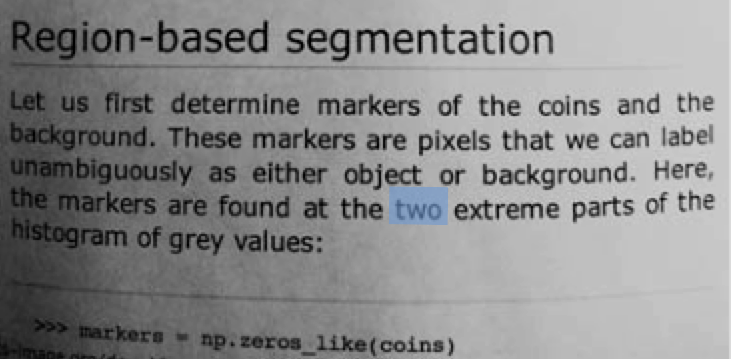
#> input picture code/document.png, 731 x 359 px
$ jupyter execute thresholding2.ipynb
#> lines starting #> are read from the running program, lines starting #| are printed output that depends on the picture; after the words box and inside, x2 and y2 are one past the last pixel; in counts of white or black regions, pixels touching at a corner belong together; long printed decimals are rounded
# <center> **Thresholding Methods 2** </center>
## <font size=4> **Visión por Computadora 2025** </font> <font color=gray size=4> -- Alan Reyes-Figueroa </font>

[cell 1]
import numpy as np
import matplotlib.pyplot as plt
import skimage as ski

[cell 2]
from skimage.filters.thresholding import threshold_isodata, threshold_li, threshold_local, threshold_mean, threshold_minimum, threshold_multiotsu, threshold_niblack, threshold_otsu, threshold_sauvola, threshold_triangle

## Thresholding methods

[cell 3]
#I = plt.imread('rice.jpg')
I = plt.imread('document.png')
#> I is the input picture: shape (359, 731, 4) float32; mean R, G, B, A 0.54, 0.541, 0.542, 1
I.shape
#> Out = (359, 731, 4)

[cell 4]
I = I[:,:,:3]
#> I: shape (359, 731, 3) float32

[cell 5]
I = ski.color.rgb2gray(I)
#> I: shape (359, 731) float32
I.shape
#> Out = (359, 731)

[cell 6]
print(I.min(), I.max())
#| 0.0 0.8588

[cell 7]
I = (I * 255).astype(np.uint8)

[cell 8]
h = np.histogram(I, bins=256)

[cell 9]
pixnum = I.shape[0] * I.shape[1]
#> pixnum = 262429
pixnum
#> Out = 262429

[cell 10]
plt.figure(figsize=(12,4))
plt.subplot(1,3,1)
plt.imshow(I, cmap='gray', vmin=0, vmax=255)
plt.subplot(1,3,2)
plt.title('Histogram')
plt.plot(h[1][1:], h[0])
plt.plot(h[1][1:], h[0].cumsum())
plt.subplot(1,3,3)
plt.title('Normalized Histogram')
#plt.plot(h[1][1:], h[0] / pixnum)
plt.plot(h[1][1:], h[0] / h[0].max())
plt.plot(h[1][1:], h[0].cumsum() / pixnum)
plt.show()
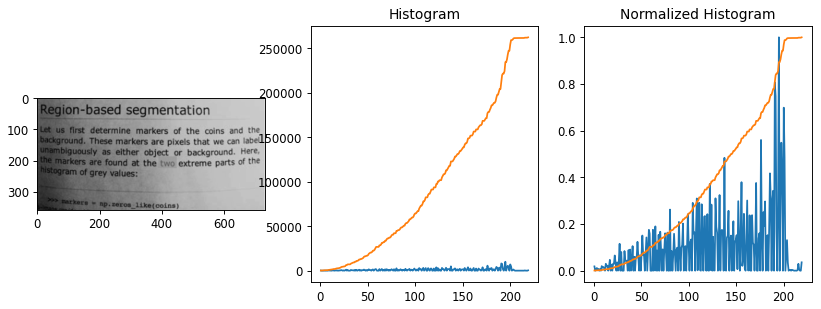
#> figure drawn by matplotlib, 3 panels; panel 2: curve peaks at x = 195, y = 10058; panel 2: curve peaks at x = 219, y = 262429; panel 3: curve peaks at x = 195, y = 1; panel 3: curve peaks at x = 219, y = 1

[cell 11]
th = 140
NewI = I.copy()
NewI[I < th] = 0
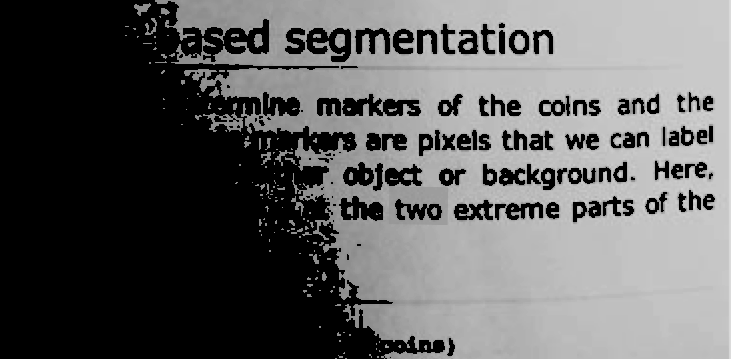
#> NewI: shape (359, 731); min 0, max 219, mean 95.2
NewI[I >= th] = 255
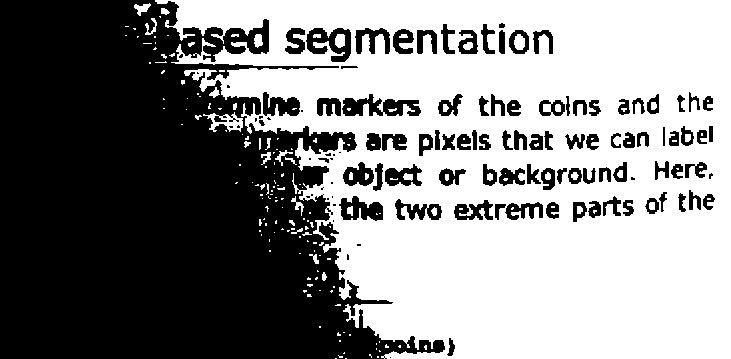
#> NewI: shape (359, 731); 53.2% white; 114 black regions (27 under 20 px), largest, box (x1, y1, x2, y2) and area: (0, 0, 445, 359) 105390, (342, 94, 421, 116) 989, (306, 28, 351, 62) 865

[cell 12]
NewI.shape
#> Out = (359, 731)

[cell 13]
plt.figure(figsize=(9,4))
plt.subplot(1,2,1)
plt.title('Original Image')
plt.imshow(I, cmap='gray')
plt.subplot(1,2,2)
plt.title('Binarized Image')
plt.imshow(NewI, cmap='gray')
plt.show()
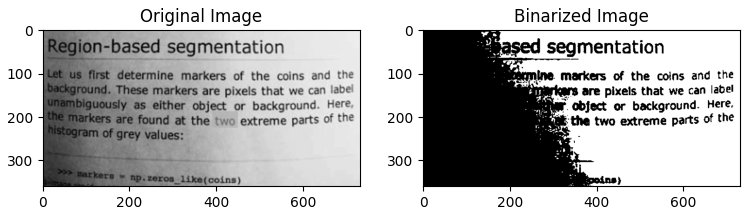
#> figure drawn by matplotlib, 2 panels

## Otsu

[cell 14]
th = threshold_otsu(I)
#> th = 129
Ith = 255 * (I >= th).astype(np.uint8)
#> Ith: shape (359, 731); 60% white; 152 black regions (35 under 20 px), largest, box (x1, y1, x2, y2) and area: (0, 0, 379, 359) 81986, (252, 127, 356, 151) 1406, (186, 92, 260, 122) 1077
print(th)
#| 129

[cell 15]
plt.figure(figsize=(9,4))
plt.subplot(1,2,1)
plt.imshow(I, cmap='gray', vmin=0, vmax=255)
plt.subplot(1,2,2)
plt.imshow(Ith, cmap='gray', vmin=0, vmax=255)
plt.show()

## Li

[cell 16]
th = threshold_li(I)
#> th = 117.9
Ith = 255 * (I >= th).astype(np.uint8)
#> Ith: shape (359, 731); 65.2% white; 166 black regions (39 under 20 px), largest, box (x1, y1, x2, y2) and area: (0, 0, 339, 359) 67169, (187, 94, 260, 114) 904, (252, 160, 300, 184) 721
print(th)
#| 117.861

[cell 17]
plt.figure(figsize=(9,4))
plt.subplot(1,2,1)
plt.imshow(I, cmap='gray', vmin=0, vmax=255)
plt.subplot(1,2,2)
plt.imshow(Ith, cmap='gray', vmin=0, vmax=255)
plt.show()

## Isodata

[cell 18]
th = threshold_isodata(I)
#> th = 127
Ith = 255 * (I >= th).astype(np.uint8)
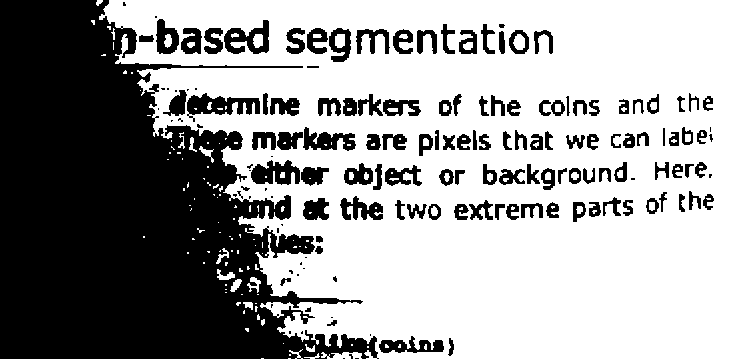
#> Ith: shape (359, 731); 61.2% white; 155 black regions (39 under 20 px), largest, box (x1, y1, x2, y2) and area: (0, 0, 379, 359) 79308, (187, 93, 260, 122) 1032, (251, 160, 300, 185) 808
print(th)
#| 127

[cell 19]
plt.figure(figsize=(9,4))
plt.subplot(1,2,1)
plt.imshow(I, cmap='gray', vmin=0, vmax=255)
plt.subplot(1,2,2)
plt.imshow(Ith, cmap='gray', vmin=0, vmax=255)
plt.show()

## Mean

[cell 20]
th = threshold_mean(I)
#> th = 137.8
Ith = 255 * (I >= th).astype(np.uint8)
print(th)
#| 137.787

[cell 21]
plt.figure(figsize=(9,4))
plt.subplot(1,2,1)
plt.imshow(I, cmap='gray', vmin=0, vmax=255)
plt.subplot(1,2,2)
plt.imshow(Ith, cmap='gray', vmin=0, vmax=255)
plt.show()

## Triangle

[cell 22]
th = threshold_triangle(I)
#> th = 193
Ith = 255 * (I >= th).astype(np.uint8)
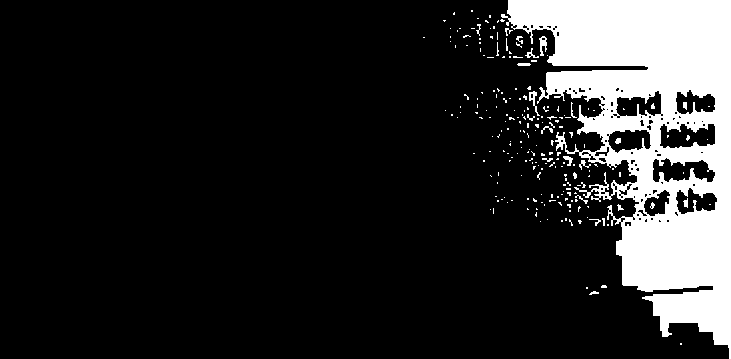
#> Ith: shape (359, 731); 15.5% white; 222 white regions (199 under 20 px), largest, box (x1, y1, x2, y2) and area: (501, 0, 731, 359) 38950, (539, 36, 547, 56) 91, (529, 91, 540, 116) 84
print(th)
#| 193

[cell 23]
plt.figure(figsize=(9,4))
plt.subplot(1,2,1)
plt.imshow(I, cmap='gray', vmin=0, vmax=255)
plt.subplot(1,2,2)
plt.imshow(Ith, cmap='gray', vmin=0, vmax=255)
plt.show()

## Local

[cell 24]
th = threshold_local(I, block_size=255)
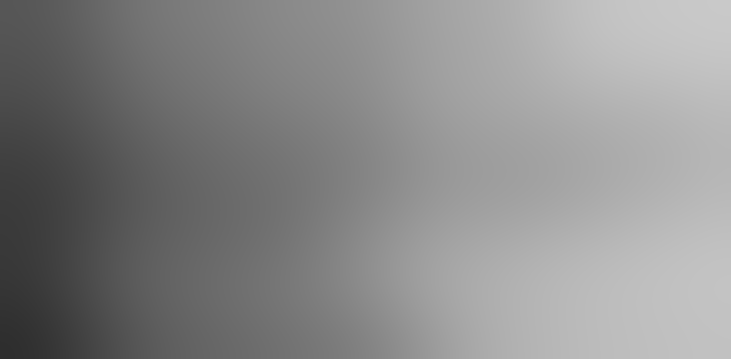
#> th: shape (359, 731) float64; min 46.27, max 201.3, mean 137.8
Ith = 255 * (I >= th).astype(np.uint8)
#> Ith: shape (359, 731); 74.5% white; 263 black regions (123 under 20 px), largest, box (x1, y1, x2, y2) and area: (0, 241, 164, 359) 7272, (443, 286, 729, 359) 6697, (300, 328, 445, 359) 1937
print(th)
#> (printed output is left out)

[cell 25]
plt.figure(figsize=(9,4))
plt.subplot(1,2,1)
plt.imshow(I, cmap='gray', vmin=0, vmax=255)
plt.subplot(1,2,2)
plt.imshow(th, cmap='gray', vmin=0, vmax=255)
plt.show()

[cell 26]
plt.figure(figsize=(9,4))
plt.subplot(1,2,1)
plt.imshow(I, cmap='gray', vmin=0, vmax=255)
plt.subplot(1,2,2)
plt.imshow(Ith, cmap='gray', vmin=0, vmax=255)
plt.show()

## Niblack

[cell 27]
th = threshold_niblack(I, window_size=51, k=-0.1)
Ith = 255 * (I >= th).astype(np.uint8)
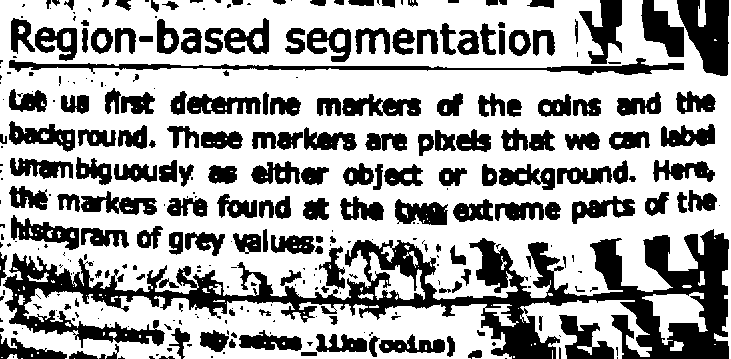
#> Ith: shape (359, 731); 65.5% white; 327 black regions (149 under 20 px), largest, box (x1, y1, x2, y2) and area: (3, 229, 729, 359) 27447, (9, 58, 684, 75) 2933, (677, 0, 729, 76) 2621
print(th)
#> (printed output is left out)

[cell 28]
plt.figure(figsize=(9,4))
plt.subplot(1,2,1)
plt.imshow(I, cmap='gray', vmin=0, vmax=255)
plt.subplot(1,2,2)
plt.imshow(Ith, cmap='gray', vmin=0, vmax=255)
plt.show()

## Sauvola

[cell 29]
th = threshold_sauvola(I, window_size=51)
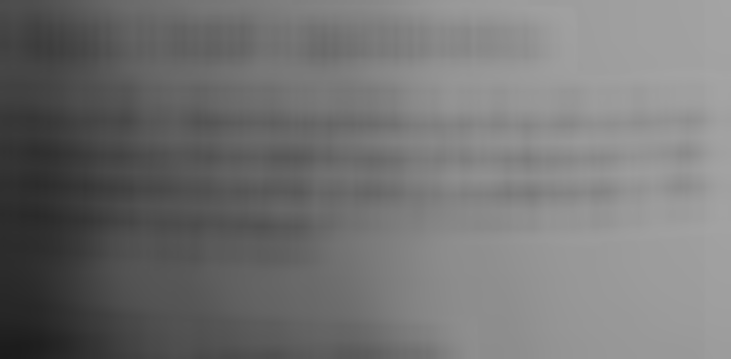
#> th: shape (359, 731) float64; min 27.76, max 164.4, mean 115.5
Ith = 255 * (I >= th).astype(np.uint8)
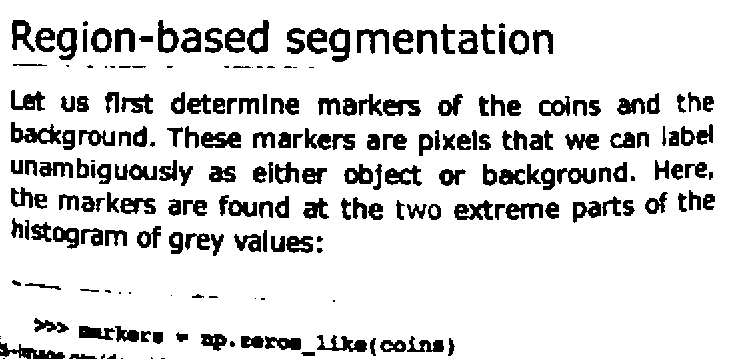
#> Ith: shape (359, 731); 85.6% white; 222 black regions (30 under 20 px), largest, box (x1, y1, x2, y2) and area: (11, 122, 61, 144) 549, (0, 342, 65, 359) 485, (201, 132, 241, 148) 470
print(th)
#> (printed output is left out)

[cell 30]
plt.figure(figsize=(9,4))
plt.subplot(1,2,1)
plt.imshow(I, cmap='gray', vmin=0, vmax=255)
plt.subplot(1,2,2)
plt.imshow(Ith, cmap='gray', vmin=0, vmax=255)
plt.show()

$ run again, with labs/rice.jpg saved as code/document.png
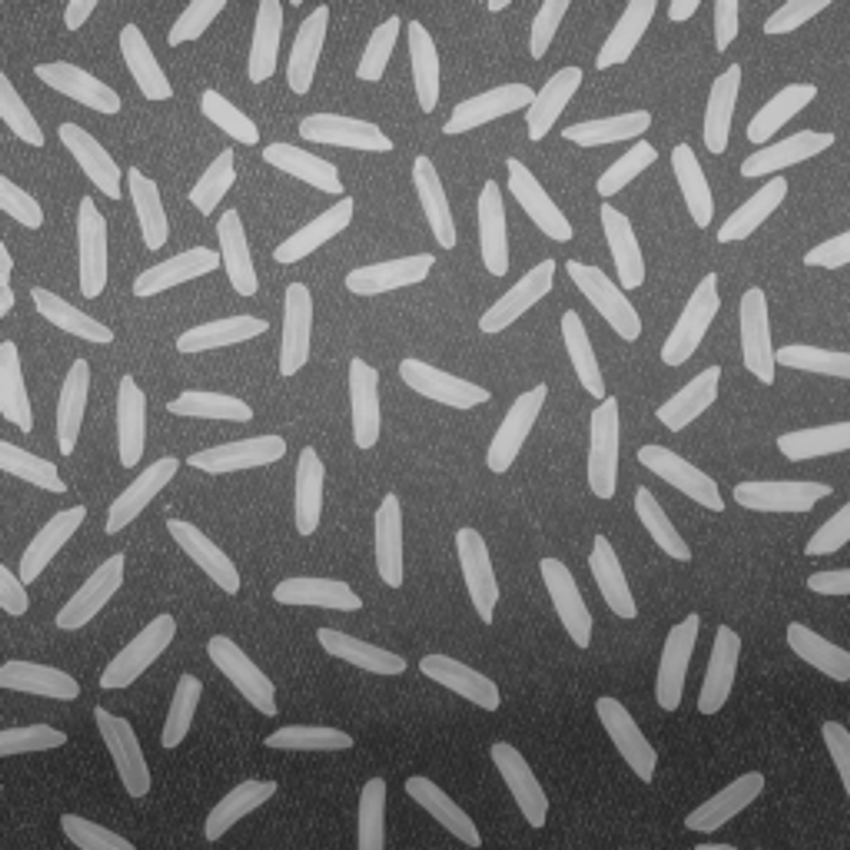
#> input picture labs/rice.jpg, 850 x 850 px
#> I is the input picture: shape (850, 850, 3) float32; min 0.141, max 0.812, mean 0.437
#| 0.1412 0.8118
#> `NewI[I >= th] = 255`:
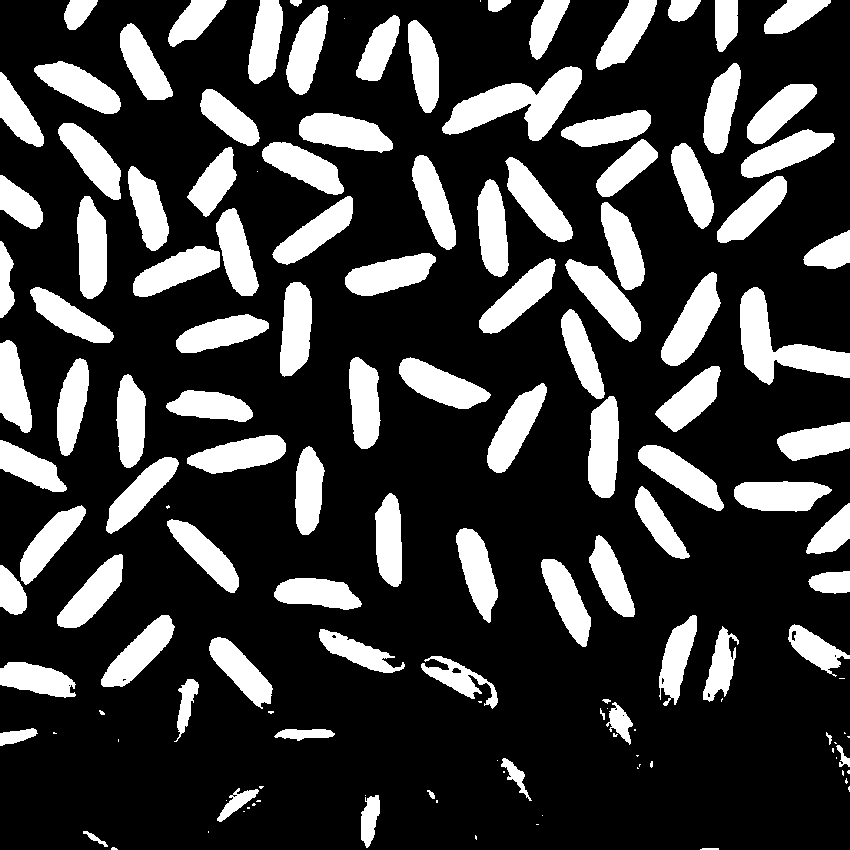
#> NewI: shape (850, 850); 23.9% white; 142 white regions (42 under 20 px), largest, box (x1, y1, x2, y2) and area: (442, 66, 582, 141) 4632, (740, 287, 850, 385) 4212, (661, 272, 721, 366) 2651
#> `th = threshold_otsu(I)`: th = 130
#| 130
#> `th = threshold_li(I)`: th = 122.3
#| 122.324
#> `th = threshold_isodata(I)`: th = 130
#| 130
#> `th = threshold_mean(I)`: th = 111.1
#| 111.136
#> `th = threshold_triangle(I)`: th = 101
#| 101
#> (printed output is left out)
#> (printed output is left out)
#> `Ith = 255 * (I >= th).astype(np.uint8)`:
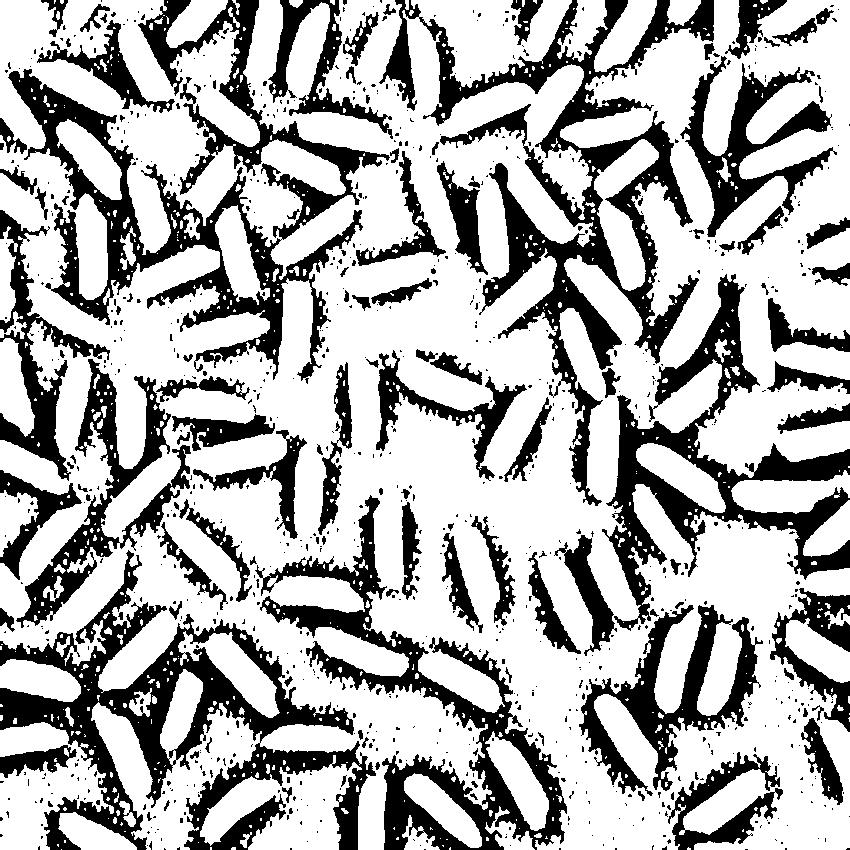
#> Ith: shape (850, 850); 68.9% white; 897 black regions (772 under 20 px), largest, box (x1, y1, x2, y2) and area: (379, 0, 714, 506) 30279, (8, 0, 390, 384) 29907, (0, 550, 376, 850) 29285
#> (printed output is left out)
